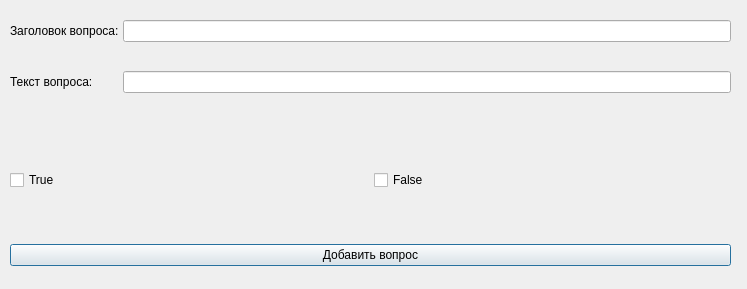
<?xml version="1.0" encoding="UTF-8"?>
<ui version="4.0">
 <class>DialogTrueFalse</class>
 <widget class="QDialog" name="DialogTrueFalse">
  <property name="geometry">
   <rect>
    <x>0</x>
    <y>0</y>
    <width>747</width>
    <height>289</height>
   </rect>
  </property>
  <property name="windowTitle">
   <string>Верно-неверно</string>
  </property>
  <widget class="QWidget" name="formLayoutWidget">
   <property name="geometry">
    <rect>
     <x>10</x>
     <y>20</y>
     <width>721</width>
     <height>131</height>
    </rect>
   </property>
   <layout class="QFormLayout" name="formLayout">
    <property name="sizeConstraint">
     <enum>QLayout::SetMaximumSize</enum>
    </property>
    <property name="fieldGrowthPolicy">
     <enum>QFormLayout::ExpandingFieldsGrow</enum>
    </property>
    <property name="horizontalSpacing">
     <number>4</number>
    </property>
    <property name="verticalSpacing">
     <number>29</number>
    </property>
    <item row="0" column="0">
     <widget class="QLabel" name="label">
      <property name="text">
       <string>Заголовок вопроса:</string>
      </property>
     </widget>
    </item>
    <item row="0" column="1">
     <widget class="QLineEdit" name="lineEdit"/>
    </item>
    <item row="1" column="0">
     <widget class="QLabel" name="label_2">
      <property name="text">
       <string>Текст вопроса:</string>
      </property>
     </widget>
    </item>
    <item row="1" column="1">
     <widget class="QLineEdit" name="lineEdit_2"/>
    </item>
   </layout>
  </widget>
  <widget class="QWidget" name="verticalLayoutWidget">
   <property name="geometry">
    <rect>
     <x>10</x>
     <y>230</y>
     <width>721</width>
     <height>51</height>
    </rect>
   </property>
   <layout class="QVBoxLayout" name="verticalLayout">
    <item>
     <widget class="QPushButton" name="pushButton">
      <property name="text">
       <string>Добавить вопрос</string>
      </property>
     </widget>
    </item>
   </layout>
  </widget>
  <widget class="QWidget" name="horizontalLayoutWidget">
   <property name="geometry">
    <rect>
     <x>10</x>
     <y>150</y>
     <width>721</width>
     <height>61</height>
    </rect>
   </property>
   <layout class="QHBoxLayout" name="horizontalLayout">
    <item>
     <widget class="QCheckBox" name="checkBox_2">
      <property name="sizePolicy">
       <sizepolicy hsizetype="Minimum" vsizetype="Fixed">
        <horstretch>0</horstretch>
        <verstretch>0</verstretch>
       </sizepolicy>
      </property>
      <property name="text">
       <string>True</string>
      </property>
     </widget>
    </item>
    <item>
     <widget class="QCheckBox" name="checkBox">
      <property name="text">
       <string>False</string>
      </property>
      <property name="iconSize">
       <size>
        <width>16</width>
        <height>16</height>
       </size>
      </property>
     </widget>
    </item>
   </layout>
  </widget>
 </widget>
 <resources/>
 <connections/>
</ui>
